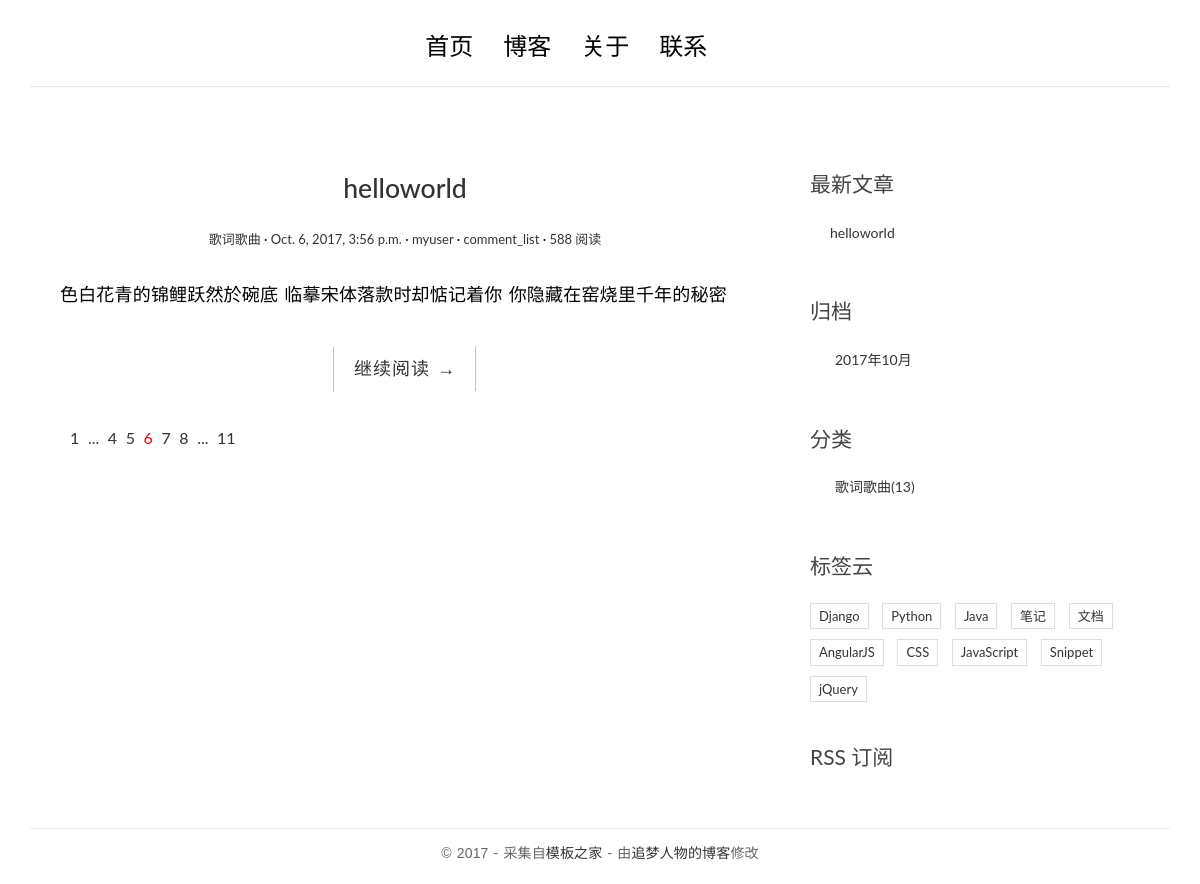
The page / on the database its author committed.
### blog/models.py (models this page shows, shortened)
class Post(models.Model):
	title = models.CharField(max_length=70)
	body = models.TextField()
	created_time = models.DateTimeField()
	modified_time = models.DateTimeField()
	excerpt=models.CharField(max_length=200, blank=True)
	category=models.ForeignKey(Category)
	tags=models.ManyToManyField(Tag, blank=True)
	author=models.ForeignKey(User)
	def get_absolute_url(self):
		return reverse('blog:detail', kwargs={'pk':self.pk})

@python_2_unicode_compatible
class Category(models.Model):
	name = models.CharField(max_length=100)

### blog/views.py (the view)
# urls.py: url(r'^$', views.index, name='index'),
def index(request):
	post_list=Post.objects.all().order_by('-created_time')
	return render(request, 'blog/index.html', context={'post_list':post_list})

### blog/templatetags/blog_tags.py (called while the page is built)
@register.simple_tag
def get_recent_posts(num=5):
	return Post.objects.all().order_by('-created_time')[:num]

@register.simple_tag
def archives():
	return Post.objects.dates('created_time', 'month', order='DESC')

@register.simple_tag
def get_categories():
	return Category.objects.all()

### templates/blog/index.html
{% extends 'base.html' %}
{% block main %}
	{% for post in post_list %}
        <article class="post post-{{ post.pk }}">
            <header class="entry-header">
                <h1 class="entry-title">
                    <a href="{{ post.get_absolute_url }}">{{ post.title }}</a>
                </h1>
                <div class="entry-meta">
                    <span class="post-category"><a href="#">{{ post.category.name }}</a></span>
                    <span class="post-date"><a href="#"><time class="entry-date"
                                                              datetime="{{ post.created_time }}">{{ post.created_time }}</time></a></span>
                    <span class="post-author"><a href="#">{{ post.author }}</a></span>
                    <span class="comments-link"><a href="#">comment_list</a></span>
                    <span class="views-count"><a href="#">588 阅读</a></span>
                </div>
            </header>
            <div class="entry-content clearfix">
                <p>{{ post.excerpt }}</p>
                <div class="read-more cl-effect-14">
					<a href="{{ post.get_absolute_url }}" class="more-link">继续阅读 <span class="meta-nav">→</span></a>
                </div>
            </div>
        </article>
	{% empty %}
		<div class="no-post">暂时还没有发布的文章</div>
	{% endfor %}
    <div class="pagination">
        <ul>
            <li><a href="">1</a></li>
            <li><a href="">...</a></li>
            <li><a href="">4</a></li>
            <li><a href="">5</a></li>
            <li class="current"><a href="">6</a></li>
            <li><a href="">7</a></li>
            <li><a href="">8</a></li>
            <li><a href="">...</a></li>
            <li><a href="">11</a></li>
        </ul>
    </div>
{% endblock main %}

### templates/base.html (shortened to what this page needs)
<!DOCTYPE html>
{% load staticfiles %}
{% load blog_tags %}
<html>
<head>
    <link rel="stylesheet" href="{% static 'blog/css/bootstrap.min.css' %}">
    <link rel="stylesheet" href="http://code.ionicframework.com/ionicons/2.0.1/css/ionicons.min.css">
    <link rel="stylesheet" href="{% static 'blog/css/pace.css' %}">
    <link rel="stylesheet" href="{% static 'blog/css/custom.css' %}">
	<link rel="stylesheet" href="{% static 'blog/css/highlights/github.css' %}">
</head>
<body>
<div class="container">
    <header id="site-header">
        <div class="row">
            <div class="col-md-8 col-sm-7 col-xs-4">
                <nav class="main-nav" role="navigation">
                    <div class="collapse navbar-collapse" id="bs-example-navbar-collapse-1">
                        <ul class="nav navbar-nav navbar-right">
                            <li class="cl-effect-11"><a href="{% url 'blog:index' %}" data-hover="首页">首页</a></li>
                            <li class="cl-effect-11"><a href="{% url 'blog:index' %}" data-hover="博客">博客</a></li>
                            <li class="cl-effect-11"><a href="about.html" data-hover="关于">关于</a></li>
                            <li class="cl-effect-11"><a href="contact.html" data-hover="联系">联系</a></li>
                        </ul>
                    </div>
                </nav>
            </div>
        </div>
    </header>
</div>
<div class="content-body">
    <div class="container">
        <div class="row">
		<main class="col-md-8">
			{% block main %}
			{% endblock main %}
		</main>
            <aside class="col-md-4">
                <div class="widget widget-recent-posts">
                    <h3 class="widget-title">最新文章</h3>
					{% get_recent_posts as recent_post_list %}
                    <ul>
						{% for post in recent_post_list %}
                        <li>
                            <a href="{{ post.get_absolute_url }}">{{ post.title }}</a>
                        </li>
						{% empty %}
							暂无文章
						{% endfor %}
                    </ul>
                </div>
                <div class="widget widget-archives">
                    <h3 class="widget-title">归档</h3>
					{% archives as date_list %}
                    <ul>
						{% for date in date_list %}
                        <li>
                            <a href="{% url 'blog:archives' date.year date.month %}">{{ date.year }}年{{ date.month }}月</a>
                        </li>
						{% empty %}
							暂无归档
						{% endfor %}
                    </ul>
                </div>
                <div class="widget widget-category">
                    <h3 class="widget-title">分类</h3>
					{% get_categories as category_list %}
                    <ul>
						{% for category in category_list %}
                        <li>
                            <a href="{% url 'blog:category' category.pk %}">{{ category.name }}<span class="post-count">(13)</span></a>
                        </li>
						{% empty %}
							暂无分类
						{% endfor %}
                    </ul>
                </div>
                <div class="widget widget-tag-cloud">
                    <h3 class="widget-title">标签云</h3>
                    <ul>
                        <li>
                            <a href="#">Django</a>
                        </li>
                        <li>
                            <a href="#">Python</a>
                        </li>
                        <li>
                            <a href="#">Java</a>
                        </li>
                        <li>
                            <a href="#">笔记</a>
                        </li>
                        <li>
                            <a href="#">文档</a>
                        </li>
                        <li>
                            <a href="#">AngularJS</a>
                        </li>
                        <li>
                            <a href="#">CSS</a>
                        </li>
                        <li>
                            <a href="#">JavaScript</a>
                        </li>
                        <li>
                            <a href="#">Snippet</a>
                        </li>
                        <li>
                            <a href="#">jQuery</a>
                        </li>
                    </ul>
                </div>
                <div class="rss">
                    <a href=""> RSS 订阅</a>
                </div>
            </aside>
        </div>
    </div>
</div>
<footer id="site-footer">
    <div class="container">
        <div class="row">
            <div class="col-md-12">
                <p class="copyright">&copy 2017 - 采集自<a href="http://www.cssmoban.com/"
                                                        target="_blank" title="模板之家">模板之家</a>
                    - 由<a href="http://zmrenwu.com/" title="网页模板" target="_blank">追梦人物的博客</a>修改
                </p>
            </div>
        </div>
    </div>
</footer>
</body>
</html>

### blog/static/blog/css/custom.css (style rules this page uses)
* { outline: none; }
h1, h2, h3, h4, h5, h6 { margin-top: 0; }
a { color: #333; }
body { color: #444; font-family: 'Lato', sans-serif; }
p { font-family: 'Ubuntu', sans-serif; font-weight: 400; word-spacing: 1px; letter-spacing: 0.01em; }
#site-header { background-color: #FFF; padding: 25px 20px; margin-bottom: 40px; border-bottom: 1px solid #e7e7e7; }
.main-nav { margin-top: 11px; max-width: 95%; }
.main-nav a { color: #000000 !important; padding: 0 0 5px 0 !important; margin-right: 30px; font-family: 'Lato', sans-serif; font-weight: 300; font-size: 24px; }
.cl-effect-11 a { padding: 10px 0; color: #0972b4; text-shadow: none; }
.cl-effect-11 a::before { position: absolute; top: 0; left: 0; overflow: hidden; padding: 0 0 5px 0 !important; max-width: 0; border-bottom: 1px solid #000; color: #000; content: attr(data-hover); white-space: nowrap; -webkit-transition: max-width 0.5s; -moz-transition: max-width 0.5s; transition: max-width 0.5s; }
.content-body { padding-bottom: 4em; }
.post { background: #fff; padding: 30px 30px 0; }
.entry-title { text-align: center; font-size: 1.9em; margin-bottom: 20px; line-height: 1.6; padding: 10px 20px 0; }
.entry-meta { text-align: center; color: #DDDDDD; font-size: 13px; margin-bottom: 30px; }
.entry-content { font-size: 18px; line-height: 1.9; font-weight: 300; color: #000; }
.post-category::after, .post-date::after, .post-author::after, .comments-link::after { content: ' ·'; color: #000; }
.read-more { font-family: 'Ubuntu', sans-serif; font-weight: 400; word-spacing: 1px; letter-spacing: 0.01em; text-align: center; margin-top: 20px; }
.cl-effect-14 a { padding: 0 20px; height: 45px; line-height: 45px; position: relative; display: inline-block; margin: 15px 25px; letter-spacing: 1px; font-weight: 400; text-shadow: 0 0 1px rgba(255, 255, 255, 0.3); }
.cl-effect-14 a::before, .cl-effect-14 a::after { position: absolute; width: 45px; height: 1px; background: #C3C3C3; content: ''; -webkit-transition: all 0.3s; -moz-transition: all 0.3s; transition: all 0.3s; pointer-events: none; }
.cl-effect-14 a::before { top: 0; left: 0; -webkit-transform: rotate(90deg); -moz-transform: rotate(90deg); transform: rotate(90deg); -webkit-transform-origin: 0 0; -moz-transform-origin: 0 0; transform-origin: 0 0; }
.cl-effect-14 a::after { right: 0; bottom: 0; -webkit-transform: rotate(90deg); -moz-transform: rotate(90deg); transform: rotate(90deg); -webkit-transform-origin: 100% 0; -moz-transform-origin: 100% 0; transform-origin: 100% 0; }
.widget { background: #fff; padding: 30px 0 0; }
.widget-title { font-size: 1.5em; margin-bottom: 20px; line-height: 1.6; padding: 10px 0 0; font-weight: 400; }
.widget-recent-posts ul { padding: 0; margin: 0; padding-left: 20px; }
.widget-recent-posts ul li { list-style-type: none; position: relative; line-height: 170%; margin-bottom: 10px; }
.widget-recent-posts ul li::before { content: '\f3d3'; font-family: "Ionicons"; position: absolute; left: -17px; top: 3px; font-size: 16px; color: #000; }
.widget-archives ul { padding: 0; margin: 0; padding-left: 25px; }
.widget-archives ul li { list-style-type: none; position: relative; line-height: 170%; margin-bottom: 10px; }
.widget-archives ul li::before { content: '\f3f3'; font-family: "Ionicons"; position: absolute; left: -25px; top: 1px; font-size: 16px; color: #000; }
.widget-category ul { padding: 0; margin: 0; padding-left: 25px; }
.widget-category ul li { list-style-type: none; position: relative; line-height: 170%; margin-bottom: 10px; }
.widget-category ul li::before { content: '\f3fe'; font-family: "Ionicons"; position: absolute; left: -25px; top: 1px; font-size: 18px; color: #000; }
.widget-tag-cloud ul { padding: 0; margin: 0; margin-right: -10px; }
.widget-tag-cloud ul li { list-style-type: none; font-size: 13px; display: inline-block; margin-right: 10px; margin-bottom: 10px; padding: 3px 8px; border: 1px solid #ddd; }
.rss { font-size: 21px; margin-top: 30px; }
.rss a { color: #444; }
#site-footer { padding-top: 10px; padding: 0 0 1.5em 0; }
.copyright { text-align: center; padding-top: 1em; margin: 0; border-top: 1px solid #eee; color: #666; }
.pagination ul { list-style: none; }
.pagination ul li { display: inline-block; font-size: 16px; margin-right: 5px; }
.current a { color: red; }

### rows shown on the page
Post: title "helloworld", category.name "歌词歌曲", created_time "Oct. 6, 2017, 3:56 p.m.", author "myuser", excerpt "色白花青的锦鲤跃然於碗底 临摹宋体落款时却惦记着你 你隐藏在窑烧里千年的秘密"
Category: name "歌词歌曲"

### other values the page prints
{{ date.year }} "2017"
{{ date.month }} "10"
